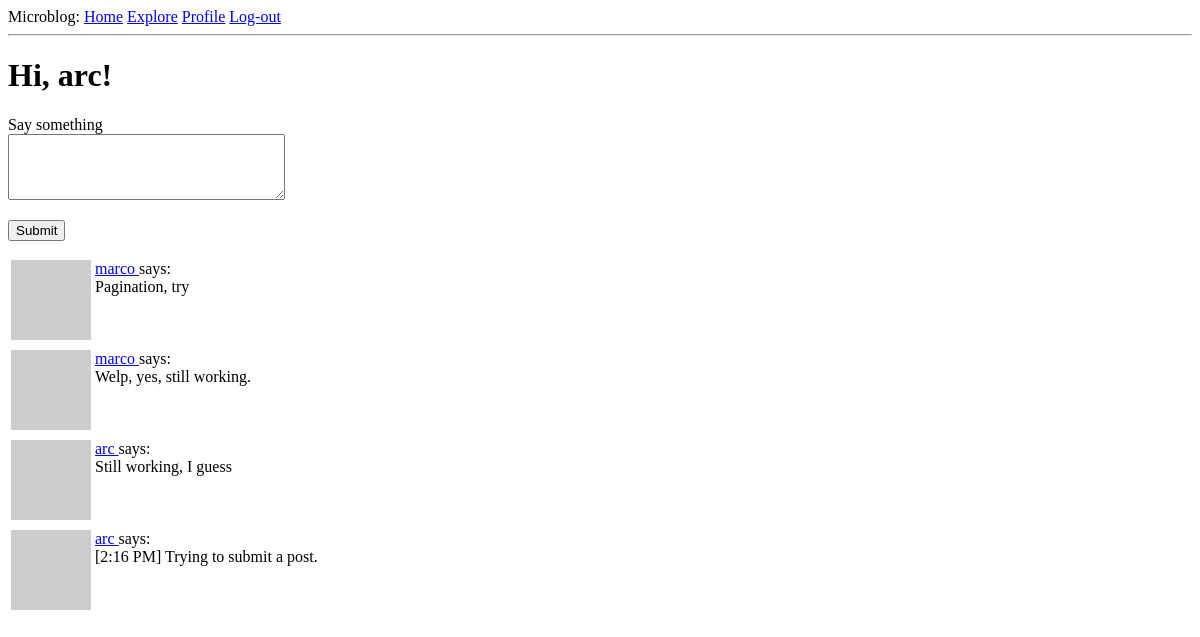
Before: /index (signed in) with the older database file.
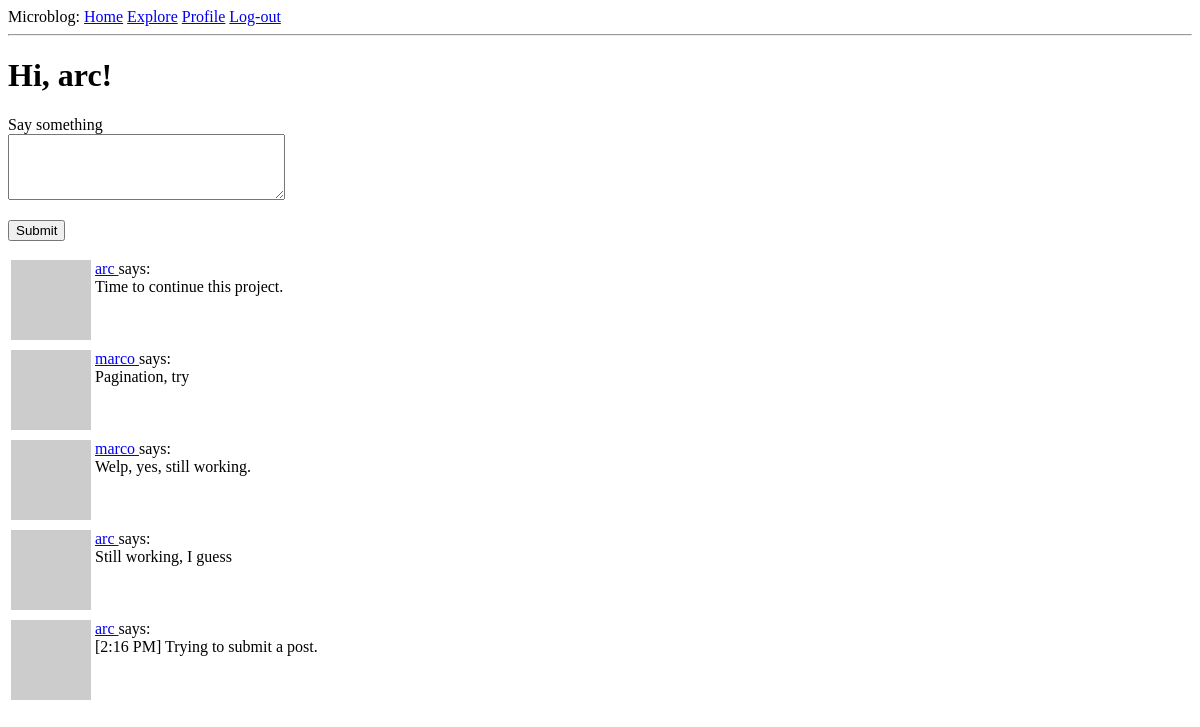
After: the same page with the newer database file.
### app/models.py (models this page shows, shortened)
class User(UserMixin, db.Model):
    id: so.Mapped[int] = so.mapped_column(primary_key = True)
    username: so.Mapped[str] = so.mapped_column(sa.String(64), index=True, unique=True)
    email: so.Mapped[str] = so.mapped_column(sa.String(120), index=True, unique=True)
    password_hash: so.Mapped[Optional[str]] = so.mapped_column(sa.String(256))
    posts: so.WriteOnlyMapped['Post'] = so.relationship(back_populates='author')
    about_me: so.Mapped[Optional[str]] = so.mapped_column(sa.String(140))
    last_seen: so.Mapped[Optional[datetime]] = so.mapped_column(
        default=lambda: datetime.now(timezone.utc))
    def avatar(self, size):
        digest = md5(self.email.lower().encode('utf-8')).hexdigest()
        return f'https://www.gravatar.com/avatar/{digest}?d=identicon&s={size}'
    """
    Both relationships are defined with the so.WriteOnlyMapped type
    > secondary configures the association table that is used for this relationship, which I defined right above this class.
    > primaryjoin indicates the condition that links the entity to the association table. In the following relationship, the user has to match the follower_id attribute of the association table, so the condition reflects that.
    >  The followers.c.follower_id expression references the follower_id column of the association table. In the followers relationship, the roles are reversed, so the user must match the followed_id column.
    > secondaryjoin indicates the condition that links the association table to the user on the other side of the relationship. In the following relationship, the user has to match the followed_id column, and in the followers relationship, the user has to match the follower_id column.
    """
    following: so.WriteOnlyMapped['User'] = so.relationship(
        secondary=followers, primaryjoin=(followers.c.follower_id == id),
        secondaryjoin=(followers.c.followed_id == id),
        back_populates='followers')
    followers: so.WriteOnlyMapped['User'] = so.relationship(
        secondary=followers, primaryjoin=(followers.c.followed_id == id),
        secondaryjoin=(followers.c.follower_id == id),
        back_populates='following')
    """
    The is_following() method performs a query on the following relationship to see if a given user is already included in it. All write-only relationships have a select() method that constructs a query that returns all the elements in the relationship.

    The followers_count() and following_count() methods return the follower and following counts for the user. The sa.select() clause for these queries specify the sa.func.count() function from SQLAlchemy, to indicate that I want to get the result of a function.

    The select_from() clause is then added with the query that needs to be counted. Whenever a query is included as part of a larger query, SQLAlchemy requires the inner query to be converted to a sub-query by calling the subquery() method.
    """
    def is_following(self, user):
        query = self.following.select().where(followers.c.followed_id == user.id)
        return db.session.scalar(query) is not None
    def followers_count(self):
        query = sa.select(sa.func.count()).select_from(
            self.followers.select().subquery()
        )
        return db.session.scalar(query)
    def following_count(self):
        query = sa.select(sa.func.count()).select_from(
            self.following.select().subquery()
        )
        return db.session.scalar(query)
    """
    The select() portion of the query defines the entity that needs to be obtained, which in this case is posts. What I'm doing next is joining the entries in the posts table with the Post.author relationship.

    A join is a database operation that combines rows from two tables, according to a given criteria temporarily. When the join() clause is given a relationship as an argument, SQLAlchemy combines the rows from the left and right sides of the relationship.

    Effectively, what the join above does is create an extended table that provides access to posts, along with information about the author of each post.

    To be able to clearly tell SQLAlchemy how to join all these tables, I need to have a way to refer to users independently as authors and as followers. The so.aliased() calls are used to create two references to the User model that I can use in the query.
    """
    def following_posts(self):
        Author = so.aliased(User) # To combine the posts with their authors
        Follower = so.aliased(User) # To combine the posts with their followers
        return (
            sa.select(Post)
            .join(Post.author.of_type(Author)) # Matches the posts of their respective users
            .join(Author.followers.of_type(Follower), isouter=True) # The isouter=True option tells SQLAlchemy to use a left outer join instead, which preserves items from the left side that have no match on the right.
            .where(sa.or_(
                Follower.id == self.id, # or is a conditional statement
                Author.id == self.id
            )) # Filters unnecessary posts
            .group_by(Post) # This clause looks at the results after filtering has been done, and eliminates any duplicates of the provided arguments.
            .order_by(Post.timestamp.desc()) # Sorting
        )
    """
    The get_reset_password_token() function returns a JWT token as a string, which is generated directly by the jwt.encode() function.
    The verify_reset_password_token() is a static method, which means that it can be invoked directly from the class.
    """
    def get_reset_password_token(self, expires_in=600):
        return jwt.encode(
            {'reset_password': self.id, 'exp': time() + expires_in},
            app.config['SECRET_KEY'], algorithm='HS256')
    @staticmethod
    def verify_reset_password_token(token):
        try:
            id = jwt.decode(token, app.config['SECRET_KEY'], algorithms=['HS256'])['reset_password']
        except:
            return
        return db.session.get(User, id)

class Post(db.Model):
    id: so.Mapped[int] = so.mapped_column(primary_key=True)
    body: so.Mapped[str] = so.mapped_column(sa.String(140))
    timestamp: so.Mapped[datetime] = so.mapped_column(index=True, default=lambda: datetime.now(timezone.utc))
    user_id: so.Mapped[int] = so.mapped_column(sa.ForeignKey(User.id), index=True)
    author: so.Mapped[User] = so.relationship(back_populates='posts')

### app/routes.py (the view, shortened to what this page needs)
@app.route('/', methods=['GET', 'POST']) # Decorators are used as callbacks for certain events
@app.route('/index', methods=['GET', 'POST'])
@login_required
def index():
	form = PostForm()
	page = request.args.get('page', 1, type=int)
	posts = db.paginate(current_user.following_posts(), page=page,
						per_page=app.config['POSTS_PER_PAGE'], error_out=False)
	next_url = url_for('index', page=posts.next_num) \
		if posts.has_next else None
	prev_url = url_for('index', page=posts.prev_num) \
		if posts.has_prev else None
	return render_template('index.html', title='Home', form=form,
						posts=posts.items, next_url=next_url, prev_url=prev_url)

### app/forms.py
class PostForm(FlaskForm):
    post = TextAreaField('Say something', validators=[
        DataRequired(), Length(min=1, max=140)
    ])
    submit = SubmitField('Submit')

### app/models.py (called while the page is built)
@login.user_loader
def load_user(id):
    return db.session.get(User, int(id))

### app/routes.py (called while the page is built)
@app.before_request # Executes before the view function
def before_request():
	if current_user.is_authenticated:
		current_user.last_seen = datetime.now(timezone.utc)
		db.session.commit()

### app/templates/index.html (shortened to what this page needs)
{% extends "base.html" %}
{% block content %}
    <h1>Hi, {{ current_user.username }}!</h1>
    {% if form %}
    <form action="" method="post">
        <p>
            {{ form.post.label }}<br>
            {{ form.post(cols=32, rows=4)}}<br>
        </p>
        <p> {{ form.submit() }} </p>
    </form>
    {% endif %}
    {% for post in posts %}
        {% include '_post.html' %}
    {% endfor %}
{% endblock %}

### app/templates/base.html (shortened to what this page needs)
<!doctype html>
<html>
    <head>
    </head>
    <body>
        <div>
            Microblog:
            <a href="{{ url_for('index') }}">Home</a>
            <a href="{{ url_for('explore') }}">Explore</a>
            {% if current_user.is_anonymous %}
            <a href="{{ url_for('login') }}">Login</a>
            {% else %}
            <a href="{{ url_for('user', username=current_user.username)}}">Profile</a>
            <a href="{{ url_for('logout')}}">Log-out</a>
            {% endif %}
        </div>
        <hr>
        {% block content %}{% endblock %}
    </body>
</html>

### app/templates/_post.html
<table>
    <tr valign="top">
        <td><img src="{{ post.author.avatar(36)}}"></td>
        <td>
            <a href="{{ url_for('user', username=post.author.username) }}">
                {{ post.author.username }}
            </a>
            says:<br> {{ post.body }}
        </td>
    </tr>
</table>

Changed rows visible on the page:
added Post: author.username "arc", body "Time to continue this project."
